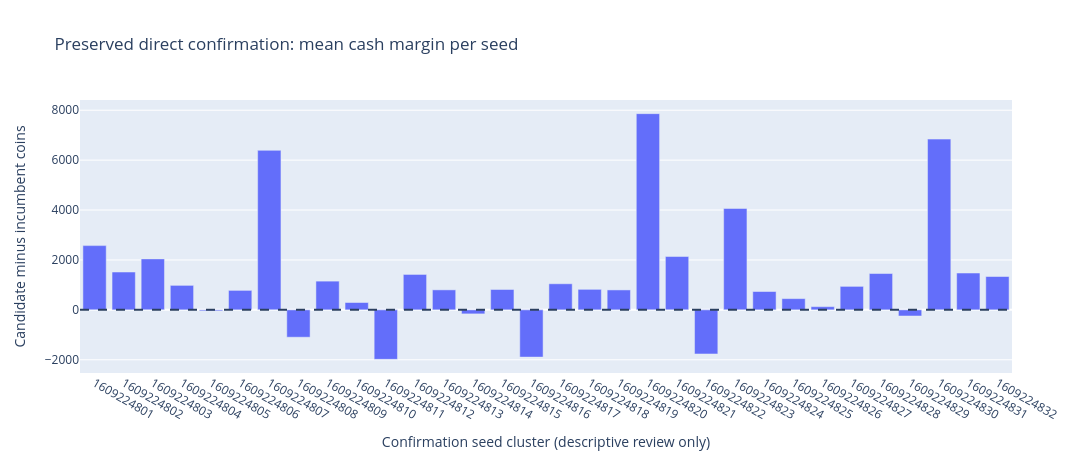

The code cell stored with this chart in its notebook:
### Markdown cell above
## Preserved confirmation: loss review, not another evaluation
The frozen candidate won 50 of 64 direct games across 32 seed clusters. Both seats belong to the same cluster; 14 losses are not 14 independent seeds. The previously completed field panel contained related public baselines, not verified live leaderboard leaders. These observations can now motivate development, but cannot be reused as fresh validation.

### Code cell
local=D.get('local_diagnostics',{}); clusters=local.get('direct_seed_results',[])
fig=go.Figure(go.Bar(x=[str(r['seed']) for r in clusters],y=[r['margin'] for r in clusters]))
fig.add_hline(y=0,line_dash='dash'); fig.update_layout(title='Preserved direct confirmation: mean cash margin per seed',xaxis_title='Confirmation seed cluster (descriptive review only)',yaxis_title='Candidate minus incumbent coins',height=460,width=1100)
show(fig)
print(json.dumps({k:local.get(k) for k in ['direct_wins','direct_losses','direct_seed_clusters','losing_seed_clusters','cash_margin_mean','field']},indent=2))

### Figure 1 — Plotly figure (JSON) as saved in the notebook; plotly's stock layout.template omitted (floating-point values rounded to 4 significant figures)
{"data": [{"type": "bar", "x": ["1609224801", "1609224802", "1609224803", "1609224804", "1609224805", "1609224806", "1609224807", "1609224808", "1609224809", "1609224810", "1609224811", "1609224812", "1609224813", "1609224814", "1609224815", "1609224816", "1609224817", "1609224818", "1609224819", "1609224820", "1609224821", "1609224822", "1609224823", "1609224824", "1609224825", "1609224826", "1609224827", "1609224828", "1609224829", "1609224830", "1609224831", "1609224832"], "y": [2574.0, 1516.0, 2042.0, 981.0, -42.0, 780.0, 6392.0, -1097.0, 1151.0, 294.0, -1984.0, 1419.0, 801.0, -162.0, 816.0, -1894.0, 1045.0, 822.0, 798.0, 7863.0, 2137.0, -1768.0, 4062.0, 735.0, 450.0, 128.0, 941.0, 1456.0, -247.0, 6843.0, 1476.0, 1336.0]}], "layout": {"height": 460, "shapes": [{"line": {"dash": "dash"}, "type": "line", "x0": 0, "x1": 1, "xref": "x domain", "y0": 0, "y1": 0, "yref": "y"}], "title": {"text": "Preserved direct confirmation: mean cash margin per seed"}, "width": 1100, "xaxis": {"title": {"text": "Confirmation seed cluster (descriptive review only)"}}, "yaxis": {"title": {"text": "Candidate minus incumbent coins"}}}}
